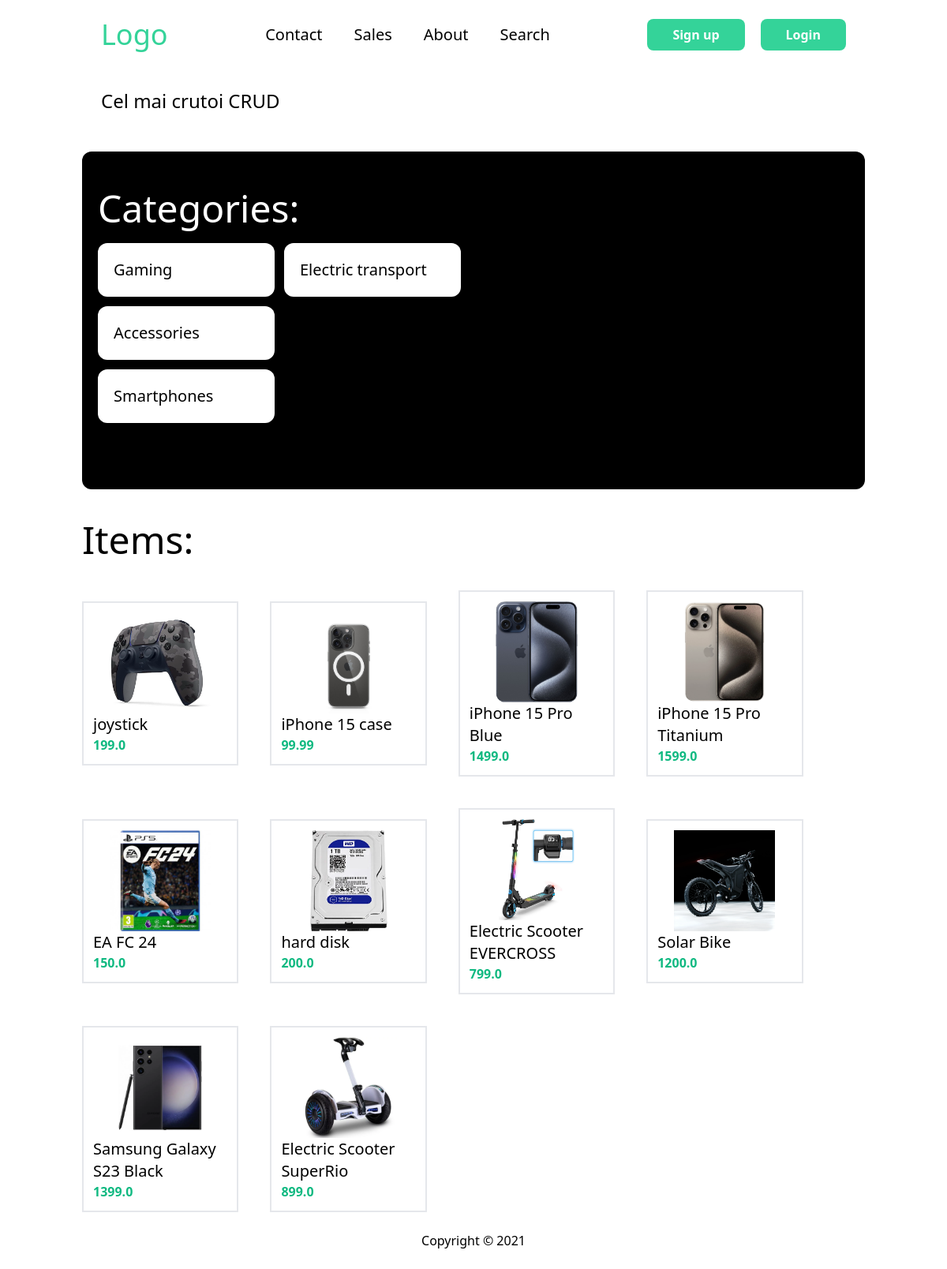
Before: / with the older database file.
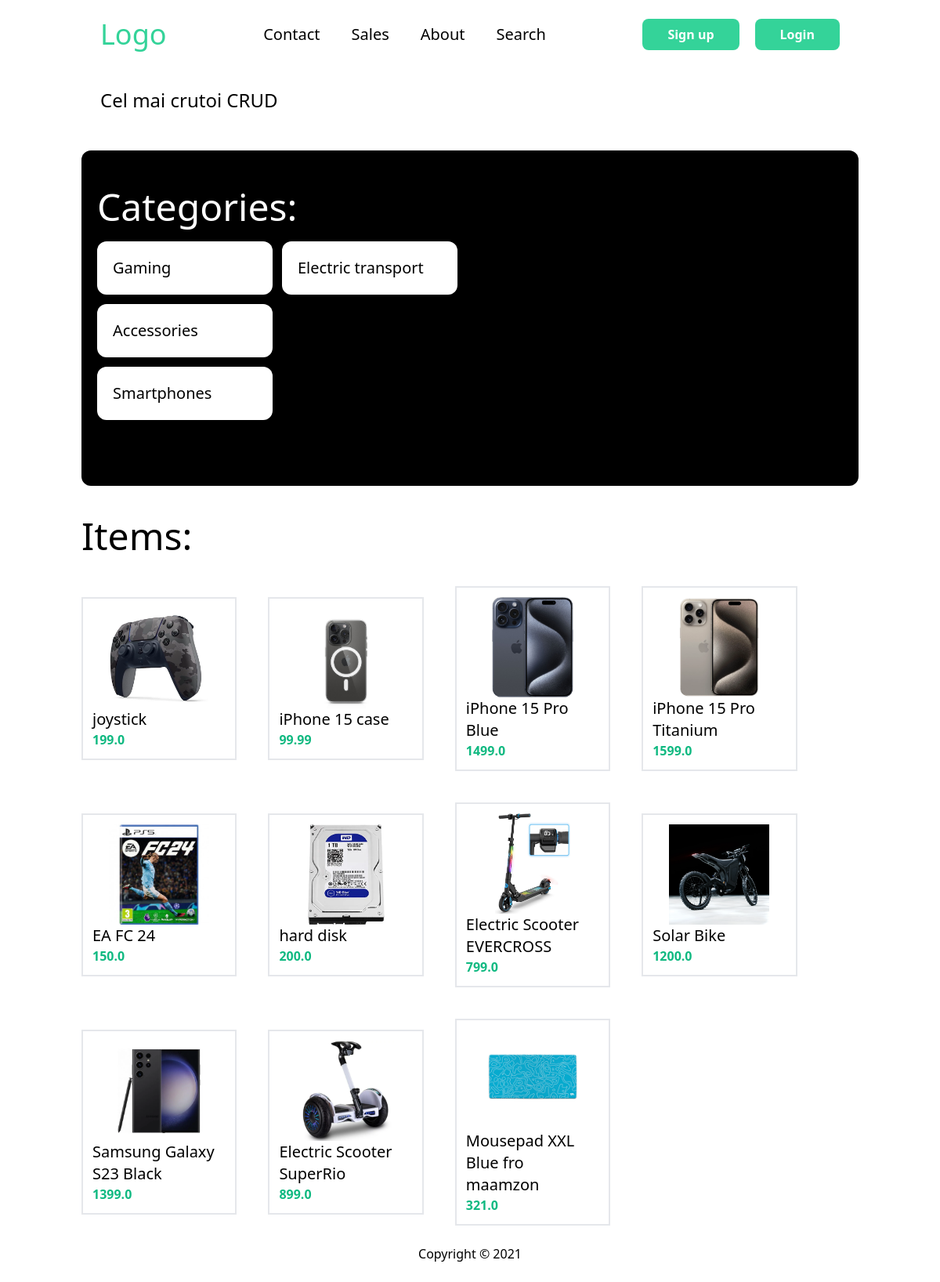
After: the same page with the newer database file.
### item/models.py (models this page shows, shortened)
class Category(models.Model):
    name = models.CharField(max_length=100)
    class Meta:
        verbose_name_plural = "Categories"  # atribut special pentru indiicatia cum trebuie sa

class Item(models.Model):
    category = models.ForeignKey(Category, on_delete=models.CASCADE)
    name = models.CharField(max_length=100)
    description = models.TextField()
    price = models.FloatField()
    is_sold = models.BooleanField(default=False)
    image = models.ImageField(upload_to='item_images')
    created_by = models.ForeignKey(User,related_name = "items",on_delete=models.CASCADE)
    created_at = models.DateTimeField(auto_now_add=True)
    class Meta:
        verbose_name_plural = "Items"

### core/views.py (the view)
# urls.py: path('', views.index, name="index"),
def index(request):
    items = Item.objects.filter(is_sold=False)
    categories = Category.objects.all()
    return render(request,'core/index.html',{'items':items, 'categories':categories})

### core/templates/core/index.html (shortened to what this page needs)
{% extends 'core/base.html' %}
{% block main_text %} Cel mai crutoi CRUD {% endblock %}
{% block content %}
<div class="mt-6 px-5 py-12 bg-black rounded-xl">
  <h2 class="text-5xl text-white mb-5">Categories:</h2>
  <div class="w-full flex flex-col flex-wrap content-start gap-3 h-[264px]">
    {% for categoria in categories %}
    <div class="p-5 bg-white rounded-xl w-56 transition-all duration-75 ease-in hover:bg-teal-500 text-white ">
      <h2 class="text-xl text-black">{{ categoria.name }}</h2>
    </div>
    {% endfor %}
  </div>
</div>
<h2 class="text-5xl mt-10">Items:</h2>
<div class="flex items-center gap-10">
  <div class="w-full flex items-center gap-10 flex-wrap mt-10">
    {% for item in items %}
    <a
      href="{% url 'item:detail' item.id %}"
      class="h-full p-3 border-gray border-2 w-1/5"
    >
      <img
        class="w-full object-contain h-32"
        src="{{ item.image.url }}"
        alt="{{ item.name }} image"
      />
      <h2 class="text-xl">{{ item.name }}</h2>
      <p class="text-emerald-500 font-bold">{{ item.price }}</p>
    </a>
    {% endfor %}
  </div>
</div>
{% endblock %}

### core/templates/core/base.html (shortened to what this page needs)
<!DOCTYPE html>
<html lang="en">
<head>
    <script src="https://cdn.tailwindcss.com"></script>
</head>
<body>
    <div class="container mx-auto px-4">
    <nav class="px-6 py-6 flex justify-between items-center">
        <a href="/" class="text-4xl text-emerald-400">Logo</a>
        <div class="flex gap-10 text-xl">
            <a class="hover:text-emerald-600" href='{% url "core:contact" %}'>Contact</a>
            <a class="hover:text-emerald-600" href="#">Sales</a>
            <a class="hover:text-emerald-600" href="#">About</a>
            <a href='{% url "item:items" %}' class="hover:text-emerald-600">Search</a>
        </div>
        {% if request.user.is_authenticated %}
        <div class="flex gap-5 items-center">
            <p class="hover:text-emerald-600"> Hello, {{request.user.username}} </p>
            <a href='{% url "item:new" %}' class="px-8 py-2 bg-emerald-400 text-white font-bold rounded-lg hover:bg-black">New Item</a>
            <a href='{% url "dashboard:index" %}' class="px-8 py-2 bg-emerald-400 text-white font-bold rounded-lg hover:bg-black">Dashboard</a>
            <a href='{% url "core:logout" %}' class="px-8 py-2 bg-emerald-400 text-white font-bold rounded-lg hover:bg-black">Log out</a>
        </div>
        {% else %}
        <div class="flex gap-5 items-center">
            <a href='{% url "core:signup" %}' class="px-8 py-2 bg-emerald-400 text-white font-bold rounded-lg hover:bg-black">Sign up</a>
            <a href='{% url "core:login" %}' class="px-8 py-2 bg-emerald-400 text-white font-bold rounded-lg hover:bg-black">Login</a>
        </div>
        {% endif %}
    </nav>
    <h1 class="text-2xl px-6 py-6">
        {% block main_text %}{% endblock  %}
    </h1>
    {% block content%}
    {% endblock content%}
    <footer class="px-6 py-6 text-center">
        <p>Copyright &copy; 2021 </p>
    </footer>
    </div>
</body>
</html>

Changed rows visible on the page:
added Item: image (picture), name "Mousepad XXL Blue fro maamzon", price "321.0"
